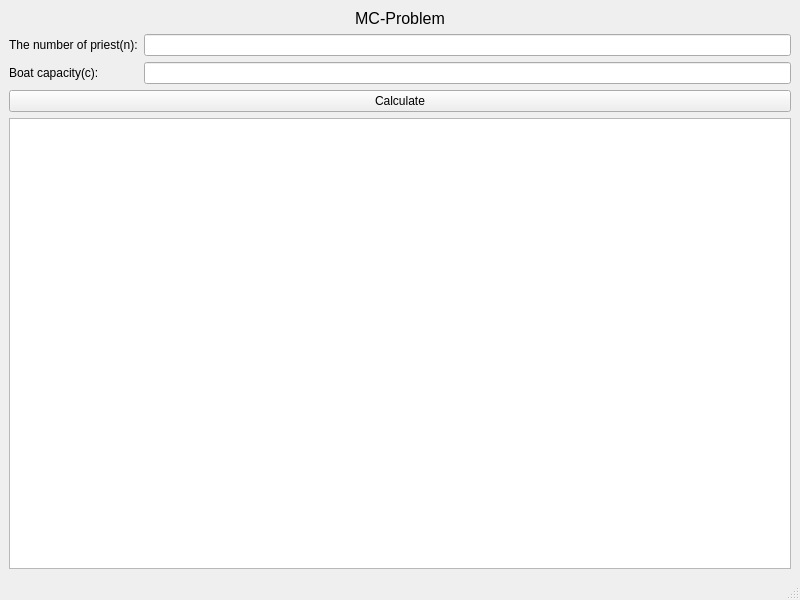
<?xml version="1.0" encoding="UTF-8"?>
<ui version="4.0">
 <class>MainWindow</class>
 <widget class="QMainWindow" name="MainWindow">
  <property name="geometry">
   <rect>
    <x>0</x>
    <y>0</y>
    <width>800</width>
    <height>600</height>
   </rect>
  </property>
  <property name="windowTitle">
   <string>MainWindow</string>
  </property>
  <widget class="QWidget" name="centralwidget">
   <layout class="QVBoxLayout" name="verticalLayout_2">
    <item>
     <widget class="QLabel" name="label">
      <property name="text">
       <string>&lt;html&gt;&lt;head/&gt;&lt;body&gt;&lt;p align=&quot;center&quot;&gt;&lt;span style=&quot; font-size:12pt;&quot;&gt;MC-Problem&lt;/span&gt;&lt;/p&gt;&lt;/body&gt;&lt;/html&gt;</string>
      </property>
     </widget>
    </item>
    <item>
     <layout class="QFormLayout" name="formLayout">
      <item row="0" column="0">
       <widget class="QLabel" name="label_2">
        <property name="text">
         <string>The number of priest(n):</string>
        </property>
       </widget>
      </item>
      <item row="0" column="1">
       <widget class="QLineEdit" name="nLineEdit"/>
      </item>
      <item row="1" column="1">
       <widget class="QLineEdit" name="cLineEdit2"/>
      </item>
      <item row="1" column="0">
       <widget class="QLabel" name="label_3">
        <property name="text">
         <string>Boat capacity(c):</string>
        </property>
       </widget>
      </item>
     </layout>
    </item>
    <item>
     <widget class="QPushButton" name="calculateButton">
      <property name="text">
       <string>Calculate</string>
      </property>
     </widget>
    </item>
    <item>
     <widget class="QTextBrowser" name="displayBrowser">
      <property name="font">
       <font>
        <family>Consolas</family>
       </font>
      </property>
     </widget>
    </item>
   </layout>
  </widget>
  <widget class="QMenuBar" name="menubar">
   <property name="geometry">
    <rect>
     <x>0</x>
     <y>0</y>
     <width>800</width>
     <height>21</height>
    </rect>
   </property>
  </widget>
  <widget class="QStatusBar" name="statusbar"/>
 </widget>
 <resources/>
 <connections/>
</ui>
